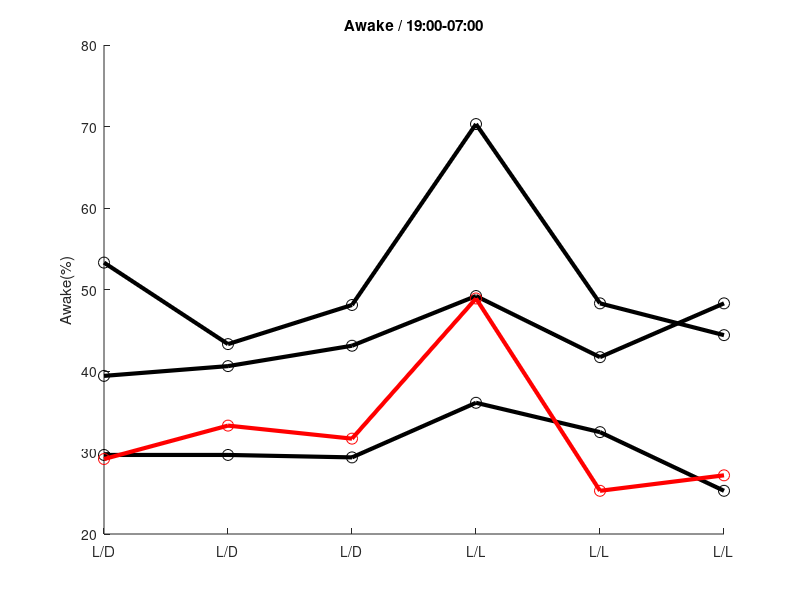

Reproduce this figure in MATLAB. (Note: this script raises an error after producing the figure.)

% jiangjian@ion.ac.cn
% 2021-01-02
% code2db('s20210102_summary')
% summary of the 
% data from excel: I:\eeg_figures\dog_BeiJing\sleep_stages.xlsx

% 19:00-07:00
clear,clc
awake=[53.3	43.3	48.1	70.3	48.3	44.4
39.4	40.6	43.1	49.2	41.7	48.3
29.7	29.7	29.4	36.1	32.5	25.3
29.2	33.3	31.7	48.9	25.3	27.2
];

sws=[31.7	35	36.7	13.6	28.1	38.1
47.2	45.3	47.2	48.9	48.3	53.9
40	39.2	46.7	38.3	49.2	39.4
55.3	50.8	50.3	33.9	59.2	54.2
];

figure,
hold on
plot(awake(1:3,:)','k','lineWidth',3)
plot(1:6,awake(1:3,:)','ok','markerSize',8)
plot(awake(4,:)','r','lineWidth',3)
plot(1:6,awake(4,:)','or','markerSize',8)
hold off
title('Awake / 19:00-07:00')
ylabel('Awake(%)')
set(gca,'xtick',1:6)
set(gca,'xtickLabel',{'L/D','L/D','L/D','L/L','L/L','L/L'})
printJ(which('s20210102_summary'),gcf,'K:\EEG_figures\Temp\J2101\J210102_1616_28420')

% SWS sleep on night time
figure,
hold on
plot(sws(1:3,:)','k','lineWidth',2)
plot(sws(4,:)','r','lineWidth',2)
hold off
title('SWS / 19:00-07:00')
ylabel('SWS(%)')

% 7:00--19:00
awake=[59.4	71.7	63.1	57.8	70.8	73.9
56.9	61.4	58.1	58.1	58.6	60.6
60.3	66.1	62.2	62.5	59.7	62.8
76.7	72.2	72.2	65.6	69.7	82.2
];
sws=[23.9	13.1	16.1	22.2	15.6	15.8
31.7	31.1	33.6	29.2	31.1	30.8
23.9	20.3	22.2	25.3	23.6	26.9
13.9	20.8	22.2	30	20.6	16.4
];
figure,
hold on
plot(awake(1:3,:)','k','lineWidth',2)
plot(awake(4,:)','r','lineWidth',2)
hold off
title('Awake / 7:00-19:00')
ylabel('Awake(%)')


% SWS sleep on night time
figure,
hold on
plot(sws(1:3,:)','k','lineWidth',2)
plot(sws(4,:)','r','lineWidth',2)
hold off
title('SWS / 7:00-19:00')
ylabel('SWS(%)')

%% fragments
frag=[
    56	51	56	35	56	50
58	50	52	43	41	41
52	49	60	45	48	55
44	35	39	35	41	35
    ];

figure,
hold on
plot(frag(1:3,:)','k','lineWidth',3)
plot(frag(1:3,:)','ok','markerSize',8)
plot(frag(4,:)','r','lineWidth',3)
plot(frag(4,:)','or','markerSize',8)
hold off
title('frag / 19:00-07:00')
ylabel('fragments')
set(gca,'xtick',1:6)
set(gca,'xtickLabel',{'L/D','L/D','L/D','L/L','L/L','L/L'})
ylim([30,70])
printJ(which('s20210102_summary'),gcf,'K:\EEG_figures\Temp\J2101\J210106_1006_30627')


%% activity
clear,clc
fp='I:\eeg_figures\dog_BeiJing\20201016\KLDs-EMG';
folder_save='I:\eeg_figures\dog_BeiJing\201120\summary\';
files=listFiles(fp,'mat','activity_temperature');files=files.files;
acts=[]; actd=[];EX=linspace(3,5.5,50);
temps=[];
legs={};
dd=0;
for i=1:length(files)
    [~,fn]=fileparts(files(i).path);
    if ~isempty(regexp(fn,'activity_temperature','once'))
        disp([num2str(dd+1),',',files(i).path])
        load(files(i).path)
        acts(end+1,:)=act2;
        pk1=histcounts(log10(act2),EX);
        actd(end+1,:)=pk1;
        
        temps(end+1,:)=temp2;
        dd=dd+1;
        legs{end+1}=[fn,'-',num2str(dd)];
    end
end
acts_1=acts;
temps_1=temps;

fp='I:\eeg_figures\dog_BeiJing\201120\KLDs_EEG';
folder_save='I:\eeg_figures\dog_BeiJing\201120\summary\';
files=listFiles(fp,'mat','activity_temperature');files=files.files;
acts=[];
temps=[];
legs={};
dd=0;
for i=1:length(files)
    [~,fn]=fileparts(files(i).path);
    if ~isempty(regexp(fn,'activity_temperature','once'))
        disp([num2str(dd+1),',',files(i).path])
        load(files(i).path)
        acts(end+1,:)=act2;
        pk1=histcounts(log10(act2),EX);
        actd(end+1,:)=pk1;
        
        temps(end+1,:)=temp2;
        dd=dd+1;
        legs{end+1}=[fn,'-',num2str(dd)];
    end
end
acts_2=acts;
temps_2=temps;

figure,
vs =violinplot(log10([acts_1(7:12,:)',acts_1(1:6,:)',acts_2']));

figure,
vs =violinplot(log10([acts_1(8,:)',acts_1(2,:)',acts_2([2,8],:)']));
title('L/D')
ylabel('log10(Locomotion)')
set(gca,'xtick',1:4)
set(gca,'xtickLabel',{'KO','WT1','WT2','WT3'})
printJ(which('s20210102_summary'),gcf)


% figure when sort by modify time
figure,
vs =violinplot(log10([acts_1(7:12,:)',acts_1(1:6,:)',acts_2([1:2,9,3:4,10,5:6,11,7:8,12],:)']));

figure,
vs =violinplot(log10([acts_1(7:12,:)',acts_1(1:6,:)',acts_2']));

figureJ,
vs =violinplot([temps_1(7:12,:)',temps_1(1:6,:)',temps_2']);
ylabel('Temperature')
set(gca,'xtick',1:24)
set(gca,'xtickLabel',{'KO','KO','KO','KO','KO','KO','WT','WT','WT','WT','WT','WT','WT','WT','WT','WT','WT','WT','WT','WT','WT','WT','WT','WT'})
printJ(which('s20210102_summary'),gcf,'K:\EEG_figures\Temp\J2101\J210107_1405_29537')


actsum=[sum(acts_1'),sum(acts_2')];
figure,plot(actsum)


figureJ,
x=EX(1:end-1);
hold on
plot(x,actd(7:12,:),'r')
plot(x,actd(1:6,:),'k')
plot(x,actd(13:18,:),'g')
plot(x,actd(19:end,:),'b')
hold off

figureJ,
x=EX(1:end-1);
hold on
plot(x,actd(7:9,:),'r')
plot(x,actd(1:3,:),'k')
plot(x,actd(13:15,:),'g')
plot(x,actd(19:21,:),'b')
hold off

figureJ,
x=EX(1:end-1);hs=[];smooth_len=3;
hold on
m1=actd(7:9,:);col='r';sem_plot;
m1=actd(1:3,:);col='k';sem_plot;
m1=actd(13:15,:);col='k';sem_plot;
m1=actd(19:21,:);col='k';sem_plot;
hold off
ylabel('Counts')
xlabel('Locomotions(log10)')
printJ(which('s20210102_summary'),gcf,'K:\EEG_figures\Temp\J2101\J210107_1418_29949')

%% EMG dynamics
clear,clc
fp='I:\eeg_figures\dog_BeiJing\20201016\KLDs-EMG';
folder_save='I:\eeg_figures\dog_BeiJing\201120\summary\';
files=listFiles(fp,'mat','data');files=files.files;
acts=[];
temps=[];
legs={};
dd=0;
pk_emg=[];
E=linspace(-2.5,1,100);
pkd=[];
for i=1:length(files)
    [~,fn]=fileparts(files(i).path);
    if ~isempty(regexp(fn,'data','once'))
        disp([num2str(dd+1),',',files(i).path])
        load(files(i).path)
        ps1=pkss_cal(eeg1,sr);
        %ps2=pkss_cal(ps1,60);
        pk_emg(end+1,:)=ps1;
        pk1=histcounts(log10(ps1),E);
        pkd(end+1,:)=pk1;

        dd=dd+1;
        legs{end+1}=[fn,'-',num2str(dd)];
    end
end
pk_emg_1=pk_emg;

fp='I:\eeg_figures\dog_BeiJing\201120\KLDs_EMG';
folder_save='I:\eeg_figures\dog_BeiJing\201120\summary\';
files=listFiles(fp,'mat','data');files=files.files;
acts=[];
temps=[];
legs={};
dd=0;
pk_emg=[];
for i=1:length(files)
    [~,fn]=fileparts(files(i).path);
    if ~isempty(regexp(fn,'data','once'))
        disp([num2str(dd+1),',',files(i).path])
        load(files(i).path)
        ps1=pkss_cal(eeg1,sr);
        %ps2=pkss_cal(ps1,60);
        pk_emg(end+1,:)=ps1;
        pk1=histcounts(log10(ps1),E);
        pkd(end+1,:)=pk1;
        
        dd=dd+1;
        legs{end+1}=[fn,'-',num2str(dd)];
    end
end
pk_emg_2=pk_emg;

figure,
vs =violinplot(log10([pk_emg_1',pk_emg_2']));

figure,
vs =violinplot([pk_emg_1',pk_emg_2']);

figure,
vs =violinplot(log10([pk_emg_1(8,:)',pk_emg_1(2,:)',pk_emg_2([2,8],:)']));
title('L/D')
ylabel('log10(EMG)')
set(gca,'xtick',1:4)
xlim([0,5])
set(gca,'xtickLabel',{'KO','WT1','WT2','WT3'})
printJ(which('s20210102_summary'),gcf,'K:\EEG_figures\Temp\J2101\J210107_1435_53561')

figureJ,
x=E(1:end-1);hs=[];smooth_len=3;
hold on
m1=pkd(7:9,:);col='r';sem_plot;
m1=pkd(1:3,:);col='k';sem_plot;
m1=pkd(12:14,:);col='k';sem_plot;
m1=pkd(18:20,:);col='k';sem_plot;
hold off
ylabel('Counts')
xlabel('EMG(log10)')
printJ(which('s20210102_summary'),gcf)


figure
hold on
for ani=7:9
    t=pk_emg_1(ani,:);
    t=mean(reshape(t,10,length(t)/10));
    plot(t,acts_1(ani,:),'.r')
end

for ani=1:3
    t=pk_emg_1(ani,:);
    t=mean(reshape(t,10,length(t)/10));
    plot(t,acts_1(ani,:),'.k')
end


for ani=1:3
    t=pk_emg_2(ani,:);
    t=mean(reshape(t,10,length(t)/10));
    plot(t,acts_2(ani,:),'.g')
end

for ani=7:9
    t=pk_emg_2(ani,:);
    t=mean(reshape(t,10,length(t)/10));
    plot(t,acts_2(ani,:),'.b')
end

hold off

